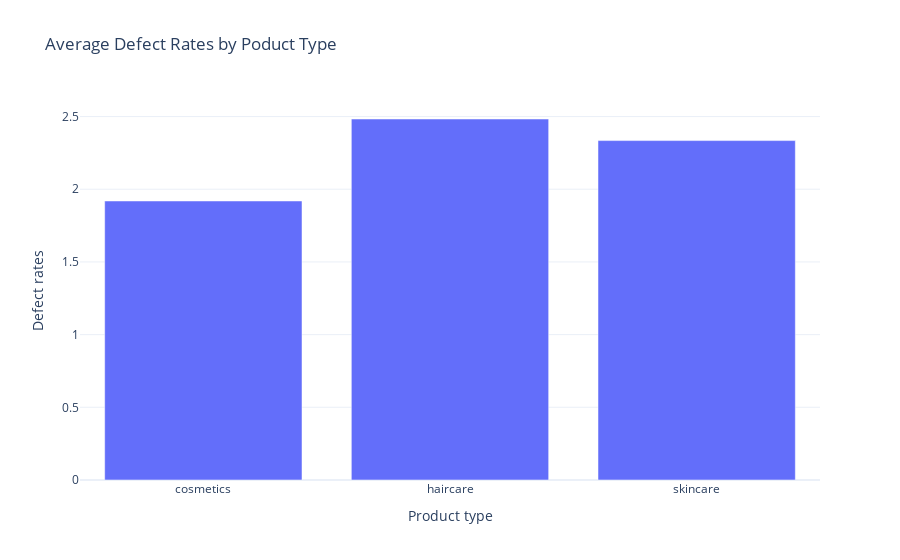

The code cell stored with this chart in its notebook:
### Code cell
defect_rates_by_product = data.groupby('Product type')['Defect rates'].mean().reset_index()

fig = px.bar(defect_rates_by_product, x = 'Product type', y = 'Defect rates',
            title = 'Average Defect Rates by Poduct Type')

fig.show()

### Figure 1 — Plotly figure (JSON) as saved in the notebook; plotly's stock layout.template omitted (floating-point values rounded to 4 significant figures)
{"data": [{"alignmentgroup": "True", "hovertemplate": "Product type=%{x}<br>Defect rates=%{y}<extra></extra>", "legendgroup": "", "marker": {"color": "#636efa", "pattern": {"shape": ""}}, "name": "", "offsetgroup": "", "orientation": "v", "showlegend": false, "textposition": "auto", "type": "bar", "x": ["cosmetics", "haircare", "skincare"], "xaxis": "x", "y": [1.919, 2.483, 2.335], "yaxis": "y"}], "layout": {"autosize": true, "barmode": "relative", "legend": {"tracegroupgap": 0}, "title": {"text": "Average Defect Rates by Poduct Type"}, "xaxis": {"anchor": "y", "autorange": true, "domain": [0, 1], "range": [-0.5, 2.5], "title": {"text": "Product type"}, "type": "category"}, "yaxis": {"anchor": "x", "autorange": true, "domain": [0, 1], "range": [0, 2.614], "title": {"text": "Defect rates"}, "type": "linear"}}}
